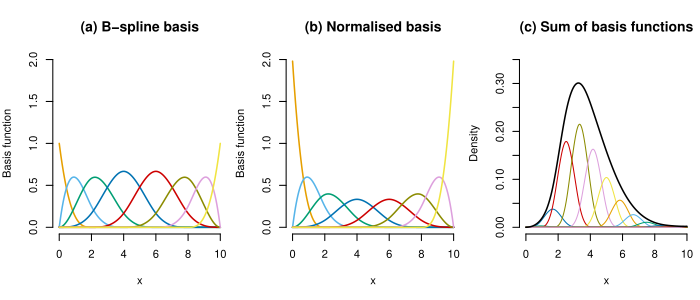

Recreate this plot in R.
library(splines2)
library(LaMa)

cbPalette <- c("#E69F00", "#56B4E9", "#009E73", "#0072B2", "red3", "yellow4" ,"plum", "#F0E442")
cbPalette <- rep(cbPalette, 3)


to <- 10
x <- seq(0, to, length = 1000)
d <- 3

k <- 8 # number of basis functions
knots <- seq(0, to, length = k-2)
knots <- knots[2:(length(knots)-1)]
# get B-spline design matrix
B <- bSpline(x, knots = knots, Boundary.knots = c(0,to), degree = d, intercept = TRUE)

# compute integrals of basis functions
w <- colSums(t(t(B))) * diff(x)[1]
# compute normalised B-splines basis
B_norm <- t(t(B) / w)



# plotting

pdf("B-splines.pdf", width = 7, height = 3)

par(mfrow = c(1,3),
    mar = c(5,4,4,0.5))

lwd = 1.5

# original B-splines basis
plot(x, B[,1], type = "l", bty = "n", ylab = "Basis function",
     main = "(a) B-spline basis", ylim = c(0,2), col = cbPalette[1], lwd = lwd)
for (i in 2:ncol(B)) {
  # lines(x, B[,i], col = "lightgray", lwd = 2)
  lines(x, B[,i], col = cbPalette[i], lwd = lwd)
}

# normalised B-splines basis
plot(x, B_norm[,1], type = "l", bty = "n", ylim = c(0, 2), ylab = "Basis function",
     main = "(b) Normalised basis", lwd = lwd, col = cbPalette[1])
# lines(x, B_norm[,1], col = cbPalette[1], lwd = 2)
for (i in 2:ncol(B_norm)) {
  lines(x, B_norm[,i], col = cbPalette[i], lwd = lwd)
}


# plot weighted B-splines basis -> density
k <- 15
knots <- seq(0, to, length = k-2)
knots <- knots[2:(length(knots)-1)]
B <- bSpline(x, knots = knots, Boundary.knots = c(0,to), degree = d, intercept = TRUE)

# compute integrals of basis functions
w <- colSums(t(t(B))) * diff(x)[1]
B_norm <- t(t(B) / w)
# expected value of each basis function density
basis_pos <- colSums(x * t(t(B_norm))) * diff(x)[1]

# coefficients
b <- dskewnorm(basis_pos, 2.2, 2.1, 4, log = TRUE)
b <- b - min(b)
a <- exp(b)
a <- a / sum(a)

dspline <- t(t(B_norm) * a)
plot(x, dspline[,1] , type = "l", bty = "n", ylim = c(0, 0.35),
     main = "(c) Sum of basis functions", ylab = "Density",
     col = cbPalette[1], lwd = 1)
for (i in 2:ncol(B_norm)) {
  lines(x, dspline[,i], col = cbPalette[i], lwd = 1)
}
lines(x, rowSums(dspline), lwd = lwd)

dev.off()
